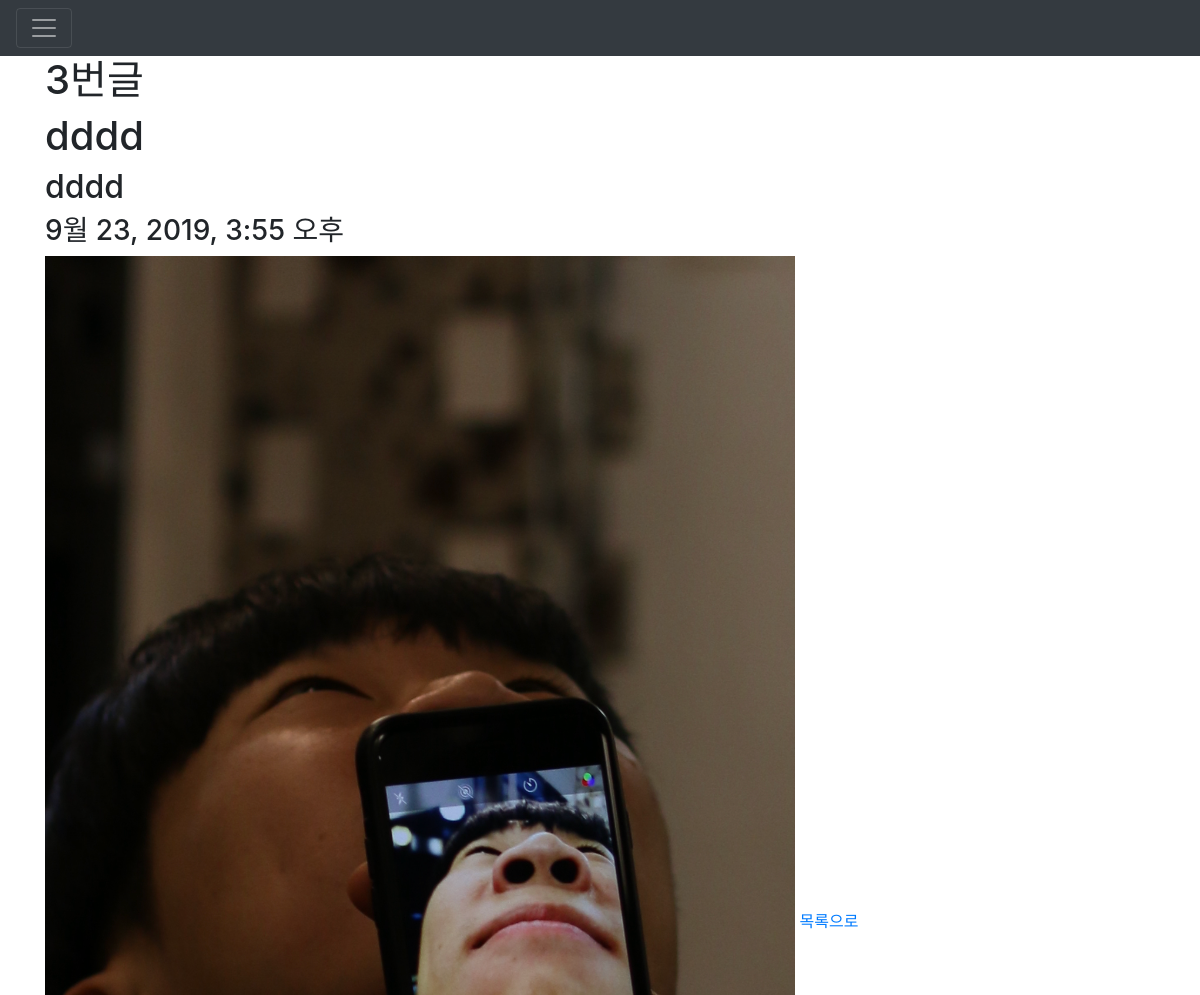
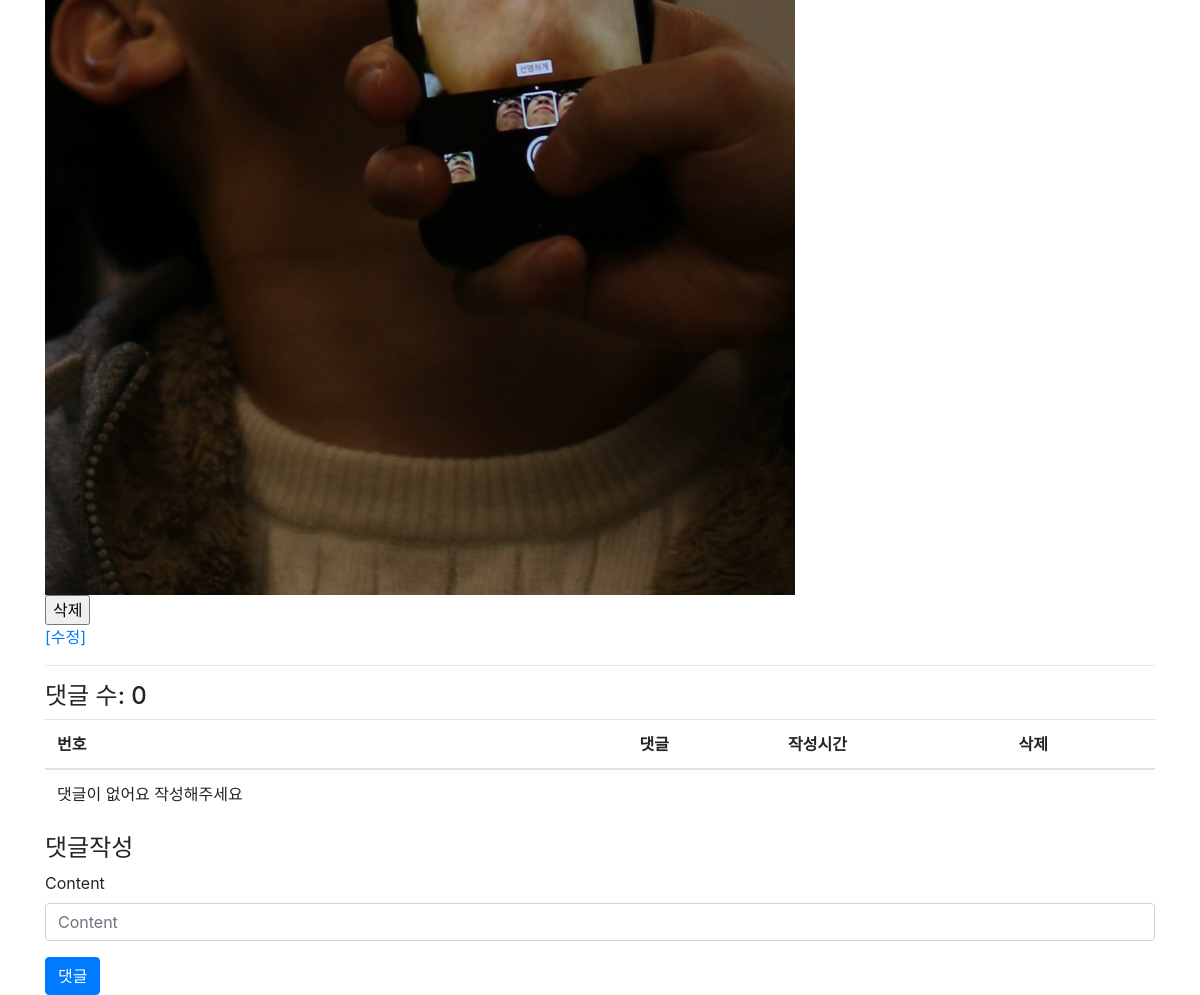
The page /articles/3 on the database its author committed (2 pictures, top to bottom).
### articles/models.py (models this page shows, shortened)
class Article(models.Model):
    title = models.CharField(max_length=10)
    content = models.TextField()
    image = models.ImageField(blank=True)
    image_thumbnail = ImageSpecField(
        processors=[ResizeToFill(300,300)],
        format='JPEG',
        options={'quality':80}
    )
    created_at = models.DateTimeField(auto_now_add=True)
    updated_at = models.DateTimeField(auto_now=True)

### articles/views.py (the view)
# urls.py: path('<int:article_pk>',views.detail, name='detail'),
def detail(request,article_pk):
    article = get_object_or_404(Article, pk=article_pk)
    comments = article.comment_set.all()
    comment_form = CommentForm()
    context = {
        'article':article,
        'comments' : comments,
        'comment_form' :comment_form
    }
    return render(request,'articles/detail.html',context)

### articles/forms.py
class CommentForm(forms.ModelForm):
    class Meta:
        model = Comment
        exclude = ('article', )

### articles/templates/articles/detail.html (shortened to what this page needs)
{% extends 'articles/base.html' %}
{% load bootstrap4 %}
{% block body %}
<h1> {{article.id}}번글 </h1>
<h1> {{ article.title }} </h1>
<h2> {{ article.content}} </h2>
<h3> {{ article.created_at}} </h3>
{% if article.image %}
  <img src="{{ article.image.url }}" alt="{{ article.image.name }}">
{% endif %}
<a href="{% url 'articles:index' %}">목록으로</a>
<form action="{% url 'articles:delete' article.pk %}" method="POST" onclick="return confirm('진짜 지울래?')">
  <input type="submit" value="삭제">
</form>
<a href="{% url 'articles:update' article.pk %}">[수정]</a>
<hr>
<h4>댓글 수: {{comments.count}} </h4>
<table class="table">
  <thead>
    <tr>
      <th scope="col">번호</th>
      <th scope="col">댓글</th>
      <th scope="col">작성시간</th>
      <th scope="col">삭제</th>
    </tr>
  </thead>
  <tbody>
    {% for comment in comments %}
    <tr>
      <td>
        {{ comment.id }}
      </td>
      <td>
        {{ comment.content }}
      </td>
      <td>
        {{ comment.created_at }}
      </td>
      <td>
        <form action="{% url 'articles:comment_delete' article.pk comment.id %}" method="POST"
          onclick="return confirm('진짜 지울래?')">
          {% csrf_token %}
          <input type="submit" value="삭제">
        </form>
      </td>
    </tr>
    {% empty %}
    <tr>
      <td>댓글이 없어요 작성해주세요
      </td>
    </tr>
    {% endfor %}
  </tbody>
</table>
<h4>댓글작성</h4>
<form action="{% url 'articles:comment_create' article.pk %}" method="POST" class="form">
  {% bootstrap_form comment_form %}
  {% buttons %}
    <button type="submit" class="btn btn-primary">댓글</button>
  {% endbuttons %}
</form>
{% endblock %}

### rows shown on the page
Article: id "3", title "dddd", content "dddd", created_at "9월 23, 2019, 3:55 오후", image (picture), count "0"
